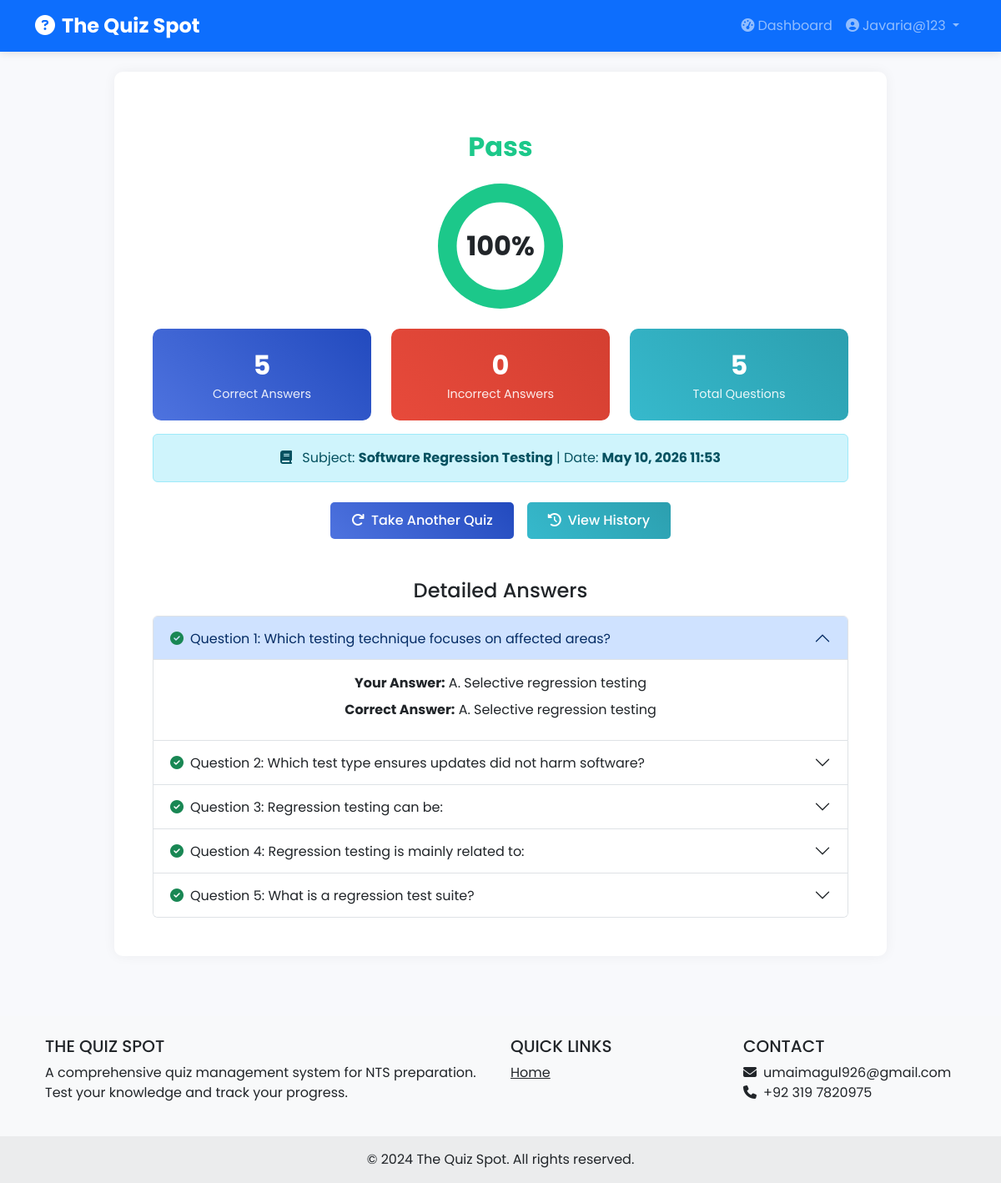
The page /quiz-result/1/ (signed in) on the database its author committed.
### quiz/models.py (models this page shows, shortened)
class Quiz(models.Model):
    user = models.ForeignKey(User, on_delete=models.CASCADE, related_name='quizzes')
    subject = models.ForeignKey(Subject, on_delete=models.CASCADE)
    date_taken = models.DateTimeField(auto_now_add=True)
    score = models.IntegerField(default=0)
    total_questions = models.IntegerField()
    percentage = models.FloatField(default=0)
    status = models.CharField(
        max_length=10,
        choices=[('Pass', 'Pass'), ('Fail', 'Fail')],
        default='Fail'
    )
    class Meta:
        ordering = ['-date_taken']

class Subject(models.Model):
    name = models.CharField(max_length=100, unique=True)
    description = models.TextField(blank=True)
    created_at = models.DateTimeField(auto_now_add=True)
    updated_at = models.DateTimeField(auto_now=True)
    class Meta:
        ordering = ['name']

class QuizResponse(models.Model):
    quiz = models.ForeignKey(Quiz, on_delete=models.CASCADE, related_name='responses')
    question = models.ForeignKey(Question, on_delete=models.CASCADE)
    selected_answer = models.CharField(max_length=1)
    is_correct = models.BooleanField()

class Question(models.Model):
    subject = models.ForeignKey(Subject, on_delete=models.CASCADE, related_name='questions')
    text = models.TextField()
    option_a = models.CharField(max_length=200)
    option_b = models.CharField(max_length=200)
    option_c = models.CharField(max_length=200)
    option_d = models.CharField(max_length=200)
    correct_answer = models.CharField(
        max_length=1,
        choices=[('A', 'A'), ('B', 'B'), ('C', 'C'), ('D', 'D')]
    )
    explanation = models.TextField(blank=True, help_text="Explanation for the correct answer")
    created_at = models.DateTimeField(auto_now_add=True)
    updated_at = models.DateTimeField(auto_now=True)
    class Meta:
        ordering = ['subject', 'id']

### quiz/views.py (the view)
# urls.py: path('quiz-result/<int:quiz_id>/', views.quiz_result, name='quiz_result'),
@user_required
def quiz_result(request, quiz_id):
    quiz = get_object_or_404(Quiz.objects.select_related('subject'), id=quiz_id, user=request.user)
    responses = QuizResponse.objects.filter(quiz=quiz).select_related('question')
    correct_questions = responses.filter(is_correct=True)
    incorrect_questions = responses.filter(is_correct=False)
    context = {
        'quiz': quiz,
        'responses': responses,
        'correct_count': correct_questions.count(),
        'incorrect_count': incorrect_questions.count(),
        'correct_questions': correct_questions,
        'incorrect_questions': incorrect_questions,
    }
    return render(request, 'user/quiz_result.html', context)

### templates/user/quiz_result.html (shortened to what this page needs)
{% extends 'base.html' %}
{% block content %}
<div class="container py-4">
    <div class="row justify-content-center">
        <div class="col-md-10">
            <div class="card result-card">
                <div class="card-body">
                    <div class="result-status {{ quiz.status|lower }}">
                        {{ quiz.status }}
                    </div>
                    <div class="score-circle">
                        <canvas id="scoreChart" width="150" height="150"></canvas>
                        <div class="score-text">{{ quiz.percentage|floatformat:0 }}%</div>
                    </div>
                    <div class="row mt-4">
                        <div class="col-md-4">
                            <div class="stat-card mb-3" style="background: linear-gradient(45deg, #4e73df, #224abe);">
                                <div class="stat-value">{{ quiz.score }}</div>
                                <div class="stat-label">Correct Answers</div>
                            </div>
                        </div>
                        <div class="col-md-4">
                            <div class="stat-card mb-3" style="background: linear-gradient(45deg, #e74a3b, #d43f31);">
                                <div class="stat-value">{{ incorrect_count }}</div>
                                <div class="stat-label">Incorrect Answers</div>
                            </div>
                        </div>
                        <div class="col-md-4">
                            <div class="stat-card mb-3" style="background: linear-gradient(45deg, #36b9cc, #2c9faf);">
                                <div class="stat-value">{{ quiz.total_questions }}</div>
                                <div class="stat-label">Total Questions</div>
                            </div>
                        </div>
                    </div>
                    <div class="alert alert-info">
                        <i class="fas fa-book me-2"></i>
                        Subject: <strong>{{ quiz.subject.name }}</strong> |
                        Date: <strong>{{ quiz.date_taken|date:"F d, Y H:i" }}</strong>
                    </div>
                    <div class="d-flex justify-content-center gap-3 mt-4">
                        <a href="{% url 'select_subject' %}" class="btn btn-primary">
                            <i class="fas fa-redo me-2"></i>Take Another Quiz
                        </a>
                        <a href="{% url 'quiz_history' %}" class="btn btn-info">
                            <i class="fas fa-history me-2"></i>View History
                        </a>
                    </div>
                    <div class="mt-5">
                        <h4 class="mb-3">Detailed Answers</h4>
                        <div class="accordion" id="answersAccordion">
                            {% for response in responses %}
                            <div class="accordion-item">
                                <h2 class="accordion-header">
                                    <button class="accordion-button {% if not forloop.first %}collapsed{% endif %}"
                                            type="button" data-bs-toggle="collapse"
                                            data-bs-target="#collapse{{ forloop.counter }}">
                                        <span class="me-2">
                                            {% if response.is_correct %}
                                                <i class="fas fa-check-circle text-success"></i>
                                            {% else %}
                                                <i class="fas fa-times-circle text-danger"></i>
                                            {% endif %}
                                        </span>
                                        Question {{ forloop.counter }}: {{ response.question.text|truncatechars:100 }}
                                    </button>
                                </h2>
                                <div id="collapse{{ forloop.counter }}"
                                     class="accordion-collapse collapse {% if forloop.first %}show{% endif %}"
                                     data-bs-parent="#answersAccordion">
                                    <div class="accordion-body">
                                        <div class="mb-2">
                                            <strong>Your Answer:</strong>
                                            {% if response.selected_answer %}
                                                {{ response.selected_answer }}.
                                                {% if response.selected_answer == 'A' %}{{ response.question.option_a }}{% endif %}
                                            {% else %}
                                                <span class="text-warning">Not answered</span>
                                            {% endif %}
                                        </div>
                                        <div class="mb-2">
                                            <strong>Correct Answer:</strong>
                                            {{ response.question.correct_answer }}.
                                            {% if response.question.correct_answer == 'A' %}{{ response.question.option_a }}{% endif %}
                                        </div>
                                    </div>
                                </div>
                            </div>
                            {% endfor %}
                        </div>
                    </div>
                </div>
            </div>
        </div>
    </div>
</div>
{% endblock %}
{% block extra_js %}
<script>
    document.addEventListener('DOMContentLoaded', function() {
        // Create score chart
        var ctx = document.getElementById('scoreChart').getContext('2d');
        var scoreChart = new Chart(ctx, {
            type: 'doughnut',
            data: {
                datasets: [{
                    data: [{{ quiz.score }}, {{ incorrect_count }}],
                    backgroundColor: ['#1cc88a', '#e74a3b'],
                    borderWidth: 0
                }]
            },
            options: {
                cutout: '70%',
                responsive: false,
                maintainAspectRatio: true,
                plugins: {
                    legend: {
                        display: false
                    },
                    tooltip: {
                        enabled: false
                    }
                }
            }
        });
    });
</script>
{% endblock %}

### templates/base.html (shortened to what this page needs)
<!DOCTYPE html>
<html lang="en">
<head>
    <link href="https://cdn.jsdelivr.net/npm/bootstrap@5.3.0/dist/css/bootstrap.min.css" rel="stylesheet">
    <link rel="stylesheet" href="https://cdnjs.cloudflare.com/ajax/libs/font-awesome/6.4.0/css/all.min.css">
    {% load static %}
    <link rel="stylesheet" href="{% static 'css/style.css' %}">
</head>
<body>
    <nav class="navbar navbar-expand-lg navbar-dark bg-primary">
        <div class="container">
            <a class="navbar-brand" href="{% url 'index' %}">
                <i class="fas fa-question-circle me-2"></i>The Quiz Spot
            </a>
            <div class="collapse navbar-collapse" id="navbarNav">
                <ul class="navbar-nav ms-auto">
                    {% if user.is_authenticated %}
                        {% if user.is_staff %}
                            <li class="nav-item">
                                <a class="nav-link" href="{% url 'admin_dashboard' %}">
                                    <i class="fas fa-tachometer-alt me-1"></i>Dashboard
                                </a>
                            </li>
                        {% else %}
                            <li class="nav-item">
                                <a class="nav-link" href="{% url 'user_dashboard' %}">
                                    <i class="fas fa-tachometer-alt me-1"></i>Dashboard
                                </a>
                            </li>
                        {% endif %}
                        <li class="nav-item dropdown">
                            <a class="nav-link dropdown-toggle" href="#" id="navbarDropdown" role="button" data-bs-toggle="dropdown">
                                <i class="fas fa-user-circle me-1"></i>{{ user.username }}
                            </a>
                        </li>
                    {% endif %}
                </ul>
            </div>
        </div>
    </nav>
    {% block content %}{% endblock %}
    <footer class="bg-light text-center text-lg-start mt-5">
        <div class="container p-4">
            <div class="row">
                <div class="col-lg-6 col-md-12 mb-4 mb-md-0">
                    <h5 class="text-uppercase">The Quiz Spot</h5>
                    <p>
                        A comprehensive quiz management system for NTS preparation.
                        Test your knowledge and track your progress.
                    </p>
                </div>
                <div class="col-lg-3 col-md-6 mb-4 mb-md-0">
                    <h5 class="text-uppercase">Quick Links</h5>
                    <ul class="list-unstyled mb-0">
                        <li><a href="{% url 'index' %}" class="text-dark">Home</a></li>
                    </ul>
                </div>
                <div class="col-lg-3 col-md-6 mb-4 mb-md-0">
                    <h5 class="text-uppercase">Contact</h5>
                    <ul class="list-unstyled">
                        <li><i class="fas fa-envelope me-2"></i>umaimagul926@gmail.com</li>
                        <li><i class="fas fa-phone me-2"></i>+92 319 7820975</li>
                    </ul>
                </div>
            </div>
        </div>
        <div class="text-center p-3" style="background-color: rgba(0, 0, 0, 0.05);">
            © 2024 The Quiz Spot. All rights reserved.
        </div>
    </footer>
    {% block extra_js %}{% endblock %}
</body>
</html>

### static/css/style.css (style rules this page uses)
:root { --primary-color: #4e73df; --secondary-color: #858796; --success-color: #1cc88a; --info-color: #36b9cc; --warning-color: #f6c23e; --danger-color: #e74a3b; --dark-color: #5a5c69; --light-color: #f8f9fc; }
body { font-family: 'Poppins', sans-serif; background-color: #f8f9fc; min-height: 100vh; display: flex; flex-direction: column; }
.navbar { box-shadow: 0 2px 10px rgba(0,0,0,0.1); }
.navbar-brand { font-weight: 700; font-size: 1.5rem; }
.card { border: none; border-radius: 10px; box-shadow: 0 0 15px rgba(0,0,0,0.05); transition: transform 0.3s, box-shadow 0.3s; }
.stat-card { background: linear-gradient(45deg, var(--primary-color), #224abe); color: white; border-radius: 10px; padding: 20px; margin-bottom: 20px; }
.stat-card .stat-value { font-size: 2rem; font-weight: 700; }
.stat-card .stat-label { font-size: 0.9rem; opacity: 0.9; }
.result-card { text-align: center; padding: 30px; }
.result-status { font-size: 2rem; font-weight: 700; margin: 20px 0; }
.result-status.pass { color: var(--success-color); }
.score-circle { width: 150px; height: 150px; margin: 20px auto; position: relative; }
.score-text { position: absolute; top: 50%; left: 50%; transform: translate(-50%, -50%); font-size: 2rem; font-weight: 700; }
.btn { border-radius: 5px; padding: 10px 25px; font-weight: 500; transition: all 0.3s; }
.btn-primary { background: linear-gradient(45deg, var(--primary-color), #224abe); border: none; }
.btn-info { background: linear-gradient(45deg, var(--info-color), #2c9faf); border: none; color: white; }
footer { margin-top: auto; }

### rows shown on the page
Quiz: status "Pass", percentage "100", score "5", total_questions "5", subject.name "Software Regression Testing", date_taken "May 10, 2026 11:53"
QuizResponse: is_correct True (drawn), question.text "Which testing technique focuses on affected areas?", selected_answer "A", question.option_a "Selective regression testing", question.correct_answer "A"
QuizResponse: is_correct True (drawn), question.text "Which test type ensures updates did not harm software?"
QuizResponse: is_correct True (drawn), question.text "Regression testing can be:"
QuizResponse: is_correct True (drawn), question.text "Regression testing is mainly related to:"
QuizResponse: is_correct True (drawn), question.text "What is a regression test suite?"

### other values the page prints
{{ user.username }} "Javaria@123"
{{ incorrect_count }} "0"
chart data {{ incorrect_count }} 0
